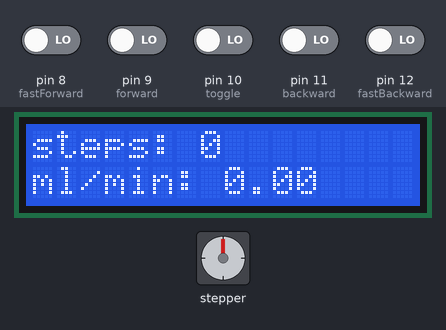
This sketch was run on a simulated Arduino Uno, built with avr-gcc and run on an emulated ATmega328P. On the bench: 16×2 character LCD, stepper motor. The inputs (shaded band) are chosen by the test bench; at power-on: pin 8 (fastForward), pin 9 (forward), pin 10 (toggle), pin 11 (backward), pin 12 (fastBackward) LOW. Stepper angles assume 200 steps per turn.

Above: at 1.2 s.
1.3 s: pin 8 (fastForward) driven HIGH
At 1.53 s:
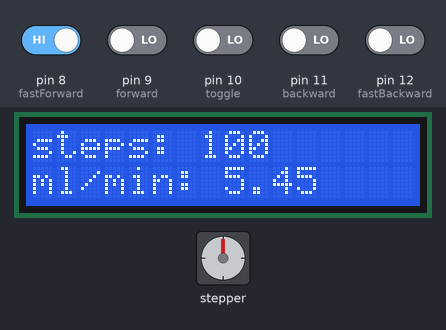
3.7 s: pin 9 (forward) driven HIGH
At 4.26 s:
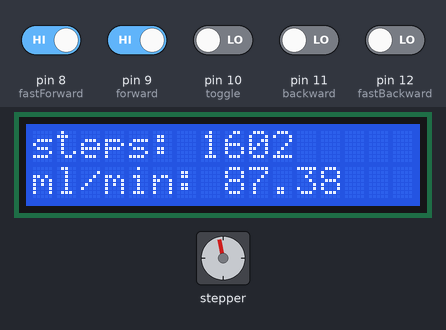
6.7 s: pin 11 (backward) driven HIGH
At 7.97 s:
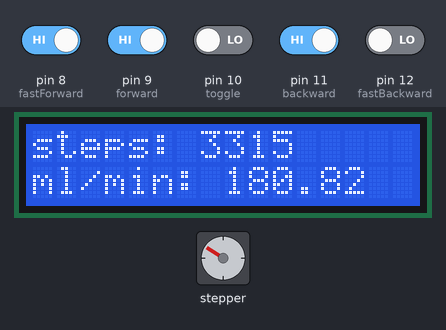
9.7 s: pin 10 (toggle) driven HIGH
At 10.82 s:
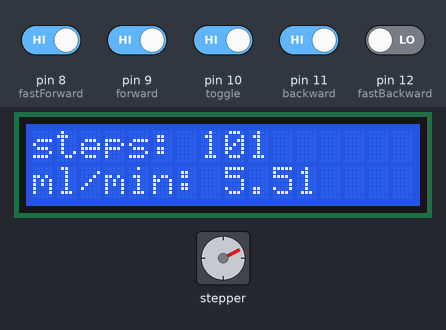
12.7 s: pin 8 (fastForward) driven LOW
At 14.6 s:
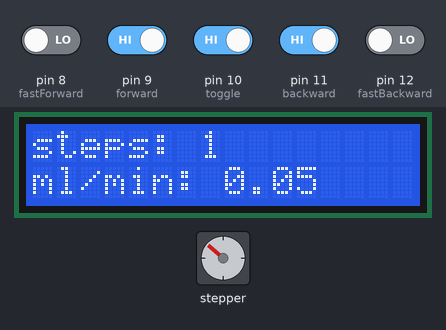
15.3 s: pin 12 (fastBackward) driven HIGH
Timing chart, 0 to 65.8 s (numbered marks = the images above; inputs shaded):
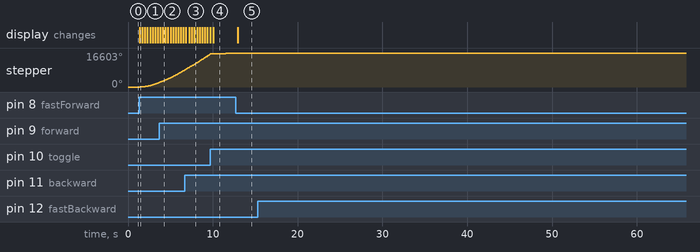

The sketch:

Stepper.ino
```cpp
// Include the AccelStepper library:
#include <AccelStepper.h>
// Library for LCD
#include <LiquidCrystal_I2C.h>

// Define stepper motor connections and motor interface type. Motor interface type must be set to 1 when using a driver:
#define dirPin 2
#define stepPin 3
#define motorInterfaceType 1
#define mlPerStep 0.000909091

// Define Button Input Interface
#define fastBackward 12
#define backward 11
#define toggle 10
#define forward 9
#define fastForward 8

// Used for button delay listening
unsigned long time = millis();

// Create a new instance of the AccelStepper class:
AccelStepper stepper = AccelStepper(motorInterfaceType, stepPin, dirPin);

// I2C address 0x27, 16 column and 2 rows
LiquidCrystal_I2C lcd(0x27, 16, 2);

int currentSpeed = 0;

void updateLCD(){
  lcd.clear();
  lcd.print("steps: ");
  lcd.print(currentSpeed);
  lcd.setCursor(0,1);
  lcd.print("ml/min: ");
  lcd.print(currentSpeed * mlPerStep * 60);
}

// Change stepper speed
void changeSpeed(int _steps){
  if(_steps == 0){
    stepper.setSpeed(_steps);
  }else{
    stepper.setSpeed(currentSpeed + _steps);
  }
  currentSpeed = stepper.speed();
  updateLCD();
}

// Listen for pressed buttons
void checkInput(){
  if(millis()-time > 150){
    if(digitalRead(fastBackward)){
      changeSpeed(-100);
    }
    if(digitalRead(backward)){
      changeSpeed(-1);
    }
    if(digitalRead(toggle)){
      changeSpeed(0);
    }
    if(digitalRead(forward)){
      changeSpeed(1);
    }
    if(digitalRead(fastForward)){
      changeSpeed(100);
    }
    time = millis();
  }
}

void setup() {
  // Initialize LCD
  lcd.init();
  lcd.backlight();
  updateLCD();

  // Set the maximum speed in steps per second:
  stepper.setMaxSpeed(10000);
  // Set the speed in steps per second:
  stepper.setSpeed(currentSpeed);
}

void loop() {
  // Listen for input
  checkInput();
  // Step the motor with a constant speed as set by setSpeed():
  stepper.runSpeed();
}
```

Measured:
- after the input at 1.3 s, stepper: keeps turning clockwise at about 946°/s, starting after 0.08 s; the display: changes after 0.08 s (image 1)
- after the input at 12.7 s, the display: changes after 0.23 s (image 5)
